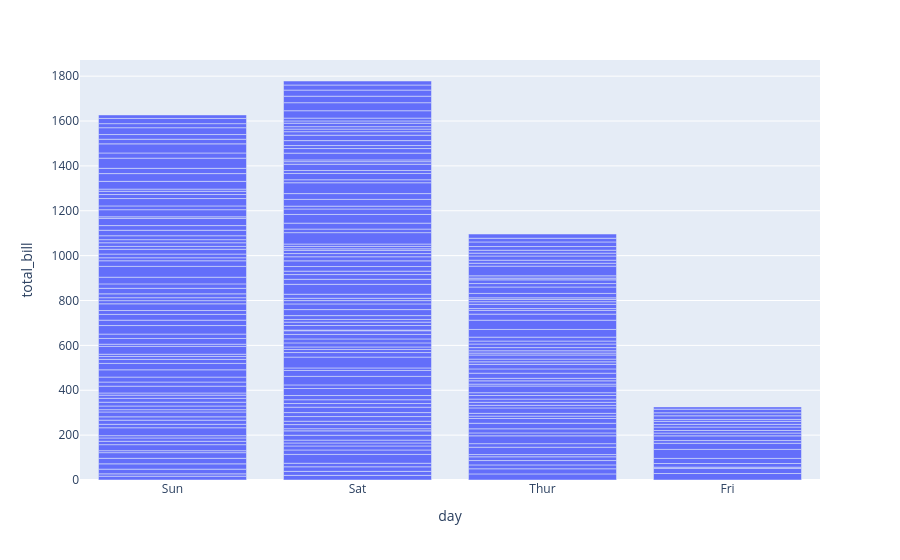

Here is the notebook cell this chart was saved with:
### Code cell
fig = px.bar(tips, x='day',y='total_bill')
fig.show()

### Figure 1 — Plotly figure (JSON) as saved in the notebook; plotly's stock layout.template omitted (floating-point values rounded to 4 significant figures; data arrays with more than 128 entries replaced by an {"elided": "..."} marker saying what was removed)
{"data": [{"hovertemplate": "day=%{x}<br>total_bill=%{y}<extra></extra>", "legendgroup": "", "marker": {"color": "#636efa", "pattern": {"shape": ""}}, "name": "", "orientation": "v", "showlegend": false, "textposition": "auto", "type": "bar", "x": {"elided": "244 str values"}, "xaxis": "x", "y": {"elided": "244 float values"}, "yaxis": "y"}], "layout": {"barmode": "relative", "legend": {"tracegroupgap": 0}, "margin": {"t": 60}, "xaxis": {"anchor": "y", "domain": [0, 1], "title": {"text": "day"}}, "yaxis": {"anchor": "x", "domain": [0, 1], "title": {"text": "total_bill"}}}}
